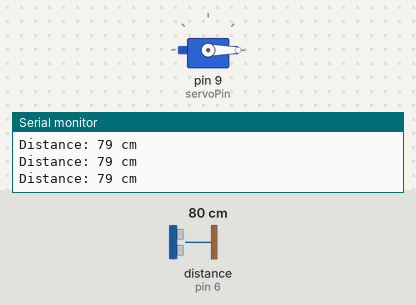
Recording of a program running on a simulated Arduino Uno, built with avr-gcc and run on an emulated ATmega328P. Shown: servo, the last lines printed to the serial monitor. Wiring (inferred from the names in the program): ultrasonic range finder: trigger pin 7; echo pin 6. The test bench sets the inputs (shaded band); at power-on: distance to the obstacle (sensor on pin 6) 80 cm. The echo pulse lasts 58.3 µs per cm.

Above: at 1.2 s.
1.3 s: distance to the obstacle (sensor on pin 6) set to 29 cm
2.8 s: distance to the obstacle (sensor on pin 6) set to 25 cm
At 4.0 s:
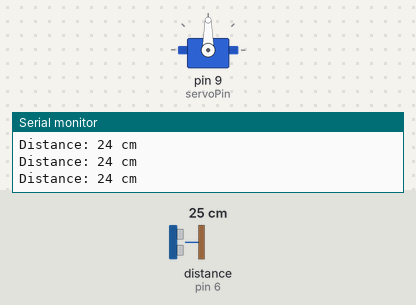
Timing chart, 0 to 5.8 s (numbered marks = the images above; inputs shaded):
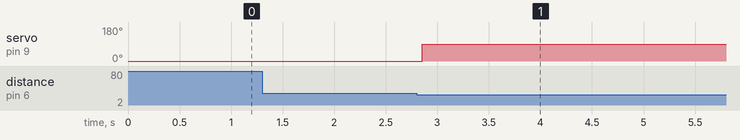

The program:

main.cpp
```cpp
#include <Arduino.h>
#include <Servo.h>

Servo gate;

const int trigPin = 7;
const int echoPin = 6;
const int servoPin = 9;

const int CLOSED = 0;
const int OPEN = 90;

const int DETECT_DISTANCE = 25;  // vehicle detected within 25 cm
const int CLEAR_DISTANCE = 35;   // vehicle considered gone above 35 cm

const unsigned long MIN_OPEN_TIME = 5000; // keep gate open at least 5 seconds

bool gateIsOpen = false;
unsigned long gateOpenedTime = 0;

long getDistance()
{
    digitalWrite(trigPin, LOW);
    delayMicroseconds(2);

    digitalWrite(trigPin, HIGH);
    delayMicroseconds(10);

    digitalWrite(trigPin, LOW);

    long duration = pulseIn(echoPin, HIGH, 30000);

    if (duration == 0)
        return 999;

    return duration * 0.0343 / 2;
}

void setup()
{
    Serial.begin(9600);

    pinMode(trigPin, OUTPUT);
    pinMode(echoPin, INPUT);

    gate.attach(servoPin);
    gate.write(CLOSED);

    Serial.println("SMART PARKING BARRIER READY");
}

void loop()
{
    long distance = getDistance();

    Serial.print("Distance: ");
    Serial.print(distance);
    Serial.println(" cm");

    // -------------------------
    // VEHICLE APPROACHING
    // -------------------------
    if (!gateIsOpen && distance <= DETECT_DISTANCE)
    {
        Serial.println("Vehicle detected!");
        Serial.println("Opening barrier...");

        gate.write(OPEN);

        gateIsOpen = true;
        gateOpenedTime = millis();
    }

    // -------------------------
    // CHECK WHETHER VEHICLE PASSED
    // -------------------------
    if (gateIsOpen)
    {
        unsigned long openTime = millis() - gateOpenedTime;

        // Keep gate open for minimum 5 seconds
        if (openTime >= MIN_OPEN_TIME && distance >= CLEAR_DISTANCE)
        {
            Serial.println("Vehicle passed.");
            Serial.println("Closing barrier...");

            gate.write(CLOSED);

            gateIsOpen = false;

            Serial.println("Barrier closed.");
        }
    }

    delay(50);
}
```

Measured:
- the behaviour switches between 27 and 26 cm on distance to the obstacle (sensor on pin 6) (found by bisection; images 0 and 1)
- after the input at 2.8 s, servo on pin 9 (servoPin): 0° → 90° after 0.05 s
